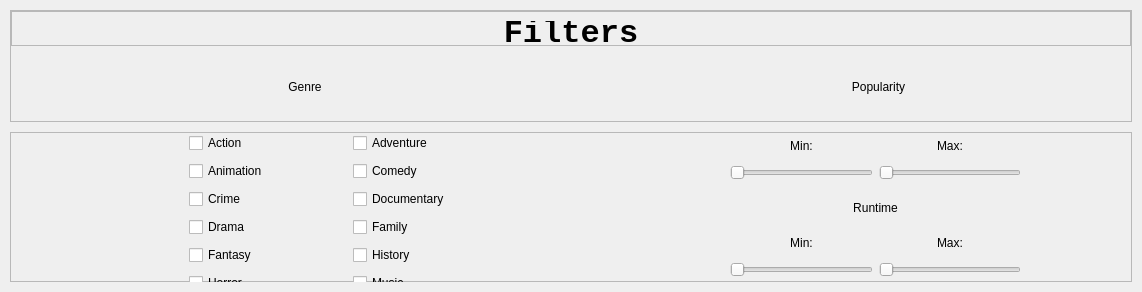
                     <widget class="QWidget" name="widgets">
                      <property name="styleSheet">
                       <string notr="true">b</string>
                      </property>
                      <layout class="QVBoxLayout" name="verticalLayout">
                       <property name="spacing">
                        <number>10</number>
                       </property>
                       <property name="leftMargin">
                        <number>10</number>
                       </property>
                       <property name="topMargin">
                        <number>10</number>
                       </property>
                       <property name="rightMargin">
                        <number>10</number>
                       </property>
                       <property name="bottomMargin">
                        <number>10</number>
                       </property>
                       <item>
                        <widget class="QFrame" name="row_1">
                         <property name="sizePolicy">
                          <sizepolicy hsizetype="Fixed" vsizetype="Fixed">
                           <horstretch>0</horstretch>
                           <verstretch>0</verstretch>
                          </sizepolicy>
                         </property>
                         <property name="frameShape">
                          <enum>QFrame::StyledPanel</enum>
                         </property>
                         <property name="frameShadow">
                          <enum>QFrame::Raised</enum>
                         </property>
                         <layout class="QVBoxLayout" name="verticalLayout_16">
                          <property name="spacing">
                           <number>0</number>
                          </property>
                          <property name="leftMargin">
                           <number>0</number>
                          </property>
                          <property name="topMargin">
                           <number>0</number>
                          </property>
                          <property name="rightMargin">
                           <number>0</number>
                          </property>
                          <property name="bottomMargin">
                           <number>0</number>
                          </property>
                          <item>
                           <widget class="QFrame" name="frame_div_content_1">
                            <property name="minimumSize">
                             <size>
                              <width>0</width>
                              <height>110</height>
                             </size>
                            </property>
                            <property name="maximumSize">
                             <size>
                              <width>16777215</width>
                              <height>110</height>
                             </size>
                            </property>
                            <property name="frameShape">
                             <enum>QFrame::NoFrame</enum>
                            </property>
                            <property name="frameShadow">
                             <enum>QFrame::Raised</enum>
                            </property>
                            <layout class="QVBoxLayout" name="verticalLayout_17">
                             <property name="spacing">
                              <number>0</number>
                             </property>
                             <property name="leftMargin">
                              <number>0</number>
                             </property>
                             <property name="topMargin">
                              <number>0</number>
                             </property>
                             <property name="rightMargin">
                              <number>0</number>
                             </property>
                             <property name="bottomMargin">
                              <number>0</number>
                             </property>
                             <item>
                              <widget class="QFrame" name="frame_title_wid_1">
                               <property name="maximumSize">
                                <size>
                                 <width>16777215</width>
                                 <height>35</height>
                                </size>
                               </property>
                               <property name="frameShape">
                                <enum>QFrame::StyledPanel</enum>
                               </property>
                               <property name="frameShadow">
                                <enum>QFrame::Raised</enum>
                               </property>
                               <layout class="QVBoxLayout" name="verticalLayout_18">
                                <item>
                                 <widget class="QLabel" name="Filters">
                                  <property name="minimumSize">
                                   <size>
                                    <width>1100</width>
                                    <height>25</height>
                                   </size>
                                  </property>
                                  <property name="maximumSize">
                                   <size>
                                    <width>16777215</width>
                                    <height>25</height>
                                   </size>
                                  </property>
                                  <property name="font">
                                   <font>
                                    <family>Consolas</family>
                                    <pointsize>24</pointsize>
                                    <italic>false</italic>
                                    <bold>true</bold>
                                   </font>
                                  </property>
                                  <property name="styleSheet">
                                   <string notr="true">font: 700 24pt &quot;Consolas&quot;;</string>
                                  </property>
                                  <property name="text">
                                   <string>Filters</string>
                                  </property>
                                  <property name="alignment">
                                   <set>Qt::AlignCenter</set>
                                  </property>
                                 </widget>
                                </item>
                               </layout>
                              </widget>
                             </item>
                             <item>
                              <widget class="QFrame" name="frame_content_wid_1">
                               <property name="frameShape">
                                <enum>QFrame::NoFrame</enum>
                               </property>
                               <property name="frameShadow">
                                <enum>QFrame::Raised</enum>
                               </property>
                               <widget class="QWidget" name="layoutWidget">
                                <property name="geometry">
                                 <rect>
                                  <x>10</x>
                                  <y>10</y>
                                  <width>1141</width>
                                  <height>61</height>
                                 </rect>
                                </property>
                                <layout class="QHBoxLayout" name="horizontalLayout_9">
                                 <item>
                                  <widget class="QLabel" name="Genre_2">
                                   <property name="styleSheet">
                                    <string notr="true">font: 700 20pt &quot;Consolas&quot;;</string>
                                   </property>
                                   <property name="text">
                                    <string>Genre</string>
                                   </property>
                                   <property name="alignment">
                                    <set>Qt::AlignCenter</set>
                                   </property>
                                  </widget>
                                 </item>
                                 <item>
                                  <widget class="QLabel" name="Popularity">
                                   <property name="styleSheet">
                                    <string notr="true">font: 700 20pt &quot;Consolas&quot;;</string>
                                   </property>
                                   <property name="text">
                                    <string>Popularity</string>
                                   </property>
                                   <property name="alignment">
                                    <set>Qt::AlignCenter</set>
                                   </property>
                                  </widget>
                                 </item>
                                </layout>
                               </widget>
                              </widget>
                             </item>
                            </layout>
                           </widget>
                          </item>
                         </layout>
                        </widget>
                       </item>
                       <item>
                        <widget class="QFrame" name="row_2">
                         <property name="minimumSize">
                          <size>
                           <width>0</width>
                           <height>150</height>
                          </size>
                         </property>
                         <property name="frameShape">
                          <enum>QFrame::StyledPanel</enum>
                         </property>
                         <property name="frameShadow">
                          <enum>QFrame::Raised</enum>
                         </property>
                         <widget class="QLabel" name="label_6">
                          <property name="geometry">
                           <rect>
                            <x>780</x>
                            <y>60</y>
                            <width>171</width>
                            <height>31</height>
                           </rect>
                          </property>
                          <property name="sizePolicy">
                           <sizepolicy hsizetype="Fixed" vsizetype="Fixed">
                            <horstretch>0</horstretch>
                            <verstretch>0</verstretch>
                           </sizepolicy>
                          </property>
                          <property name="styleSheet">
                           <string notr="true">font: 700 20pt &quot;Consolas&quot;;</string>
                          </property>
                          <property name="text">
                           <string>Runtime</string>
                          </property>
                          <property name="alignment">
                           <set>Qt::AlignCenter</set>
                          </property>
                         </widget>
                         <widget class="QWidget" name="layoutWidget">
                          <property name="geometry">
                           <rect>
                            <x>720</x>
                            <y>97</y>
                            <width>291</width>
                            <height>48</height>
                           </rect>
                          </property>
                          <layout class="QGridLayout" name="gridLayout_3">
                           <item row="0" column="0">
                            <widget class="QLabel" name="label_7">
                             <property name="text">
                              <string>Min:</string>
                             </property>
                             <property name="alignment">
                              <set>Qt::AlignCenter</set>
                             </property>
                            </widget>
                           </item>
                           <item row="0" column="1">
                            <widget class="QLabel" name="label_8">
                             <property name="text">
                              <string>Max:</string>
                             </property>
                             <property name="alignment">
                              <set>Qt::AlignCenter</set>
                             </property>
                            </widget>
                           </item>
                           <item row="1" column="0">
                            <widget class="QSlider" name="horizontalSlider_3">
                             <property name="orientation">
                              <enum>Qt::Horizontal</enum>
                             </property>
                            </widget>
                           </item>
                           <item row="1" column="1">
                            <widget class="QSlider" name="horizontalSlider_4">
                             <property name="orientation">
                              <enum>Qt::Horizontal</enum>
                             </property>
                            </widget>
                           </item>
                          </layout>
                         </widget>
                         <widget class="QLabel" name="label_9">
                          <property name="geometry">
                           <rect>
                            <x>720</x>
                            <y>160</y>
                            <width>291</width>
                            <height>31</height>
                           </rect>
                          </property>
                          <property name="sizePolicy">
                           <sizepolicy hsizetype="Fixed" vsizetype="Fixed">
                            <horstretch>0</horstretch>
                            <verstretch>0</verstretch>
                           </sizepolicy>
                          </property>
                          <property name="styleSheet">
                           <string notr="true">font: 700 20pt &quot;Consolas&quot;;</string>
                          </property>
                          <property name="text">
                           <string>Release Date (Year)</string>
                          </property>
                          <property name="alignment">
                           <set>Qt::AlignCenter</set>
                          </property>
                         </widget>
                         <widget class="QWidget" name="layoutWidget_2">
                          <property name="geometry">
                           <rect>
                            <x>720</x>
                            <y>210</y>
                            <width>291</width>
                            <height>48</height>
                           </rect>
                          </property>
                          <layout class="QGridLayout" name="gridLayout_4">
                           <item row="0" column="0">
                            <widget class="QLabel" name="label_10">
                             <property name="text">
                              <string>Min:</string>
                             </property>
                             <property name="alignment">
                              <set>Qt::AlignCenter</set>
                             </property>
                            </widget>
                           </item>
                           <item row="0" column="1">
                            <widget class="QLabel" name="label_11">
                             <property name="text">
                              <string>Max:</string>
                             </property>
                             <property name="alignment">
                              <set>Qt::AlignCenter</set>
                             </property>
                            </widget>
                           </item>
                           <item row="1" column="0">
                            <widget class="QSlider" name="horizontalSlider_5">
                             <property name="orientation">
                              <enum>Qt::Horizontal</enum>
                             </property>
                            </widget>
                           </item>
                           <item row="1" column="1">
                            <widget class="QSlider" name="horizontalSlider_6">
                             <property name="orientation">
                              <enum>Qt::Horizontal</enum>
                             </property>
                            </widget>
                           </item>
                          </layout>
                         </widget>
                         <widget class="QWidget" name="layoutWidget">
                          <property name="geometry">
                           <rect>
                            <x>171</x>
                            <y>-1</y>
                            <width>331</width>
                            <height>251</height>
                           </rect>
                          </property>
                          <layout class="QGridLayout" name="gridLayout">
                           <item row="0" column="0">
                            <widget class="QCheckBox" name="Action">
                             <property name="sizePolicy">
                              <sizepolicy hsizetype="Fixed" vsizetype="Fixed">
                               <horstretch>0</horstretch>
                               <verstretch>0</verstretch>
                              </sizepolicy>
                             </property>
                             <property name="minimumSize">
                              <size>
                               <width>150</width>
                               <height>0</height>
                              </size>
                             </property>
                             <property name="styleSheet">
                              <string notr="true">font: 700 9pt &quot;Consolas&quot;;</string>
                             </property>
                             <property name="text">
                              <string>Action</string>
                             </property>
                            </widget>
                           </item>
                           <item row="0" column="1">
                            <widget class="QCheckBox" name="Adventure">
                             <property name="sizePolicy">
                              <sizepolicy hsizetype="Fixed" vsizetype="Fixed">
                               <horstretch>0</horstretch>
                               <verstretch>0</verstretch>
                              </sizepolicy>
                             </property>
                             <property name="minimumSize">
                              <size>
                               <width>150</width>
                               <height>0</height>
                              </size>
                             </property>
                             <property name="styleSheet">
                              <string notr="true">font: 700 9pt &quot;Consolas&quot;;</string>
                             </property>
                             <property name="text">
                              <string>Adventure</string>
                             </property>
                            </widget>
                           </item>
                           <item row="1" column="0">
                            <widget class="QCheckBox" name="Animation">
                             <property name="styleSheet">
                              <string notr="true">font: 700 9pt &quot;Consolas&quot;;</string>
                             </property>
                             <property name="text">
                              <string>Animation</string>
                             </property>
                            </widget>
                           </item>
                           <item row="1" column="1">
                            <widget class="QCheckBox" name="Comedy">
                             <property name="styleSheet">
                              <string notr="true">font: 700 9pt &quot;Consolas&quot;;</string>
                             </property>
                             <property name="text">
                              <string>Comedy</string>
                             </property>
                            </widget>
                           </item>
                           <item row="2" column="0">
                            <widget class="QCheckBox" name="Crime">
                             <property name="styleSheet">
                              <string notr="true">font: 700 9pt &quot;Consolas&quot;;</string>
                             </property>
                             <property name="text">
                              <string>Crime</string>
                             </property>
                            </widget>
                           </item>
                           <item row="2" column="1">
                            <widget class="QCheckBox" name="Documentary">
                             <property name="styleSheet">
                              <string notr="true">font: 700 9pt &quot;Consolas&quot;;</string>
                             </property>
                             <property name="text">
                              <string>Documentary</string>
                             </property>
                            </widget>
                           </item>
                           <item row="3" column="0">
                            <widget class="QCheckBox" name="Drama">
                             <property name="styleSheet">
                              <string notr="true">font: 700 9pt &quot;Consolas&quot;;</string>
                             </property>
                             <property name="text">
                              <string>Drama</string>
                             </property>
                            </widget>
                           </item>
                           <item row="3" column="1">
                            <widget class="QCheckBox" name="Family">
                             <property name="styleSheet">
                              <string notr="true">font: 700 9pt &quot;Consolas&quot;;</string>
                             </property>
                             <property name="text">
                              <string>Family</string>
                             </property>
                            </widget>
                           </item>
                           <item row="4" column="0">
                            <widget class="QCheckBox" name="Fantasy">
                             <property name="styleSheet">
                              <string notr="true">font: 700 9pt &quot;Consolas&quot;;</string>
                             </property>
                             <property name="text">
                              <string>Fantasy</string>
                             </property>
                            </widget>
                           </item>
                           <item row="4" column="1">
                            <widget class="QCheckBox" name="History">
                             <property name="styleSheet">
                              <string notr="true">font: 700 9pt &quot;Consolas&quot;;</string>
                             </property>
                             <property name="text">
                              <string>History</string>
                             </property>
                            </widget>
                           </item>
                           <item row="5" column="0">
                            <widget class="QCheckBox" name="Horror">
                             <property name="styleSheet">
                              <string notr="true">font: 700 9pt &quot;Consolas&quot;;</string>
                             </property>
                             <property name="text">
                              <string>Horror</string>
                             </property>
                            </widget>
                           </item>
                           <item row="5" column="1">
                            <widget class="QCheckBox" name="Music">
                             <property name="styleSheet">
                              <string notr="true">font: 700 9pt &quot;Consolas&quot;;</string>
                             </property>
                             <property name="text">
                              <string>Music</string>
                             </property>
                            </widget>
                           </item>
                           <item row="6" column="0">
                            <widget class="QCheckBox" name="Mystery">
                             <property name="styleSheet">
                              <string notr="true">font: 700 9pt &quot;Consolas&quot;;</string>
                             </property>
                             <property name="text">
                              <string>Mystery</string>
                             </property>
                            </widget>
                           </item>
                           <item row="6" column="1">
                            <widget class="QCheckBox" name="Romance">
                             <property name="styleSheet">
                              <string notr="true">font: 700 9pt &quot;Consolas&quot;;</string>
                             </property>
                             <property name="text">
                              <string>Romance</string>
                             </property>
                            </widget>
                           </item>
                           <item row="7" column="0">
                            <widget class="QCheckBox" name="SciFi">
                             <property name="styleSheet">
                              <string notr="true">font: 700 9pt &quot;Consolas&quot;;</string>
                             </property>
                             <property name="text">
                              <string>Sci Fi</string>
                             </property>
                            </widget>
                           </item>
                           <item row="7" column="1">
                            <widget class="QCheckBox" name="Thriller">
                             <property name="styleSheet">
                              <string notr="true">font: 700 9pt &quot;Consolas&quot;;</string>
                             </property>
                             <property name="text">
                              <string>Thriller</string>
                             </property>
                            </widget>
                           </item>
                           <item row="8" column="0">
                            <widget class="QCheckBox" name="War">
                             <property name="styleSheet">
                              <string notr="true">font: 700 9pt &quot;Consolas&quot;;</string>
                             </property>
                             <property name="text">
                              <string>War</string>
                             </property>
                            </widget>
                           </item>
                           <item row="8" column="1">
                            <widget class="QCheckBox" name="Western">
                             <property name="styleSheet">
                              <string notr="true">font: 700 9pt &quot;Consolas&quot;;</string>
                             </property>
                             <property name="text">
                              <string>Western</string>
                             </property>
                            </widget>
                           </item>
                          </layout>
                         </widget>
                         <widget class="QWidget" name="layoutWidget">
                          <property name="geometry">
                           <rect>
                            <x>720</x>
                            <y>0</y>
                            <width>291</width>
                            <height>48</height>
                           </rect>
                          </property>
                          <layout class="QGridLayout" name="gridLayout_2">
                           <item row="0" column="0">
                            <widget class="QLabel" name="label_4">
                             <property name="text">
                              <string>Min:</string>
                             </property>
                             <property name="alignment">
                              <set>Qt::AlignCenter</set>
                             </property>
                            </widget>
                           </item>
                           <item row="0" column="1">
                            <widget class="QLabel" name="label_5">
                             <property name="text">
                              <string>Max:</string>
                             </property>
                             <property name="alignment">
                              <set>Qt::AlignCenter</set>
                             </property>
                            </widget>
                           </item>
                           <item row="1" column="0">
                            <widget class="QSlider" name="horizontalSlider">
                             <property name="orientation">
                              <enum>Qt::Horizontal</enum>
                             </property>
                            </widget>
                           </item>
                           <item row="1" column="1">
                            <widget class="QSlider" name="horizontalSlider_2">
                             <property name="orientation">
                              <enum>Qt::Horizontal</enum>
                             </property>
                            </widget>
                           </item>
                          </layout>
                         </widget>
                        </widget>
                       </item>
                      </layout>
                     </widget>
